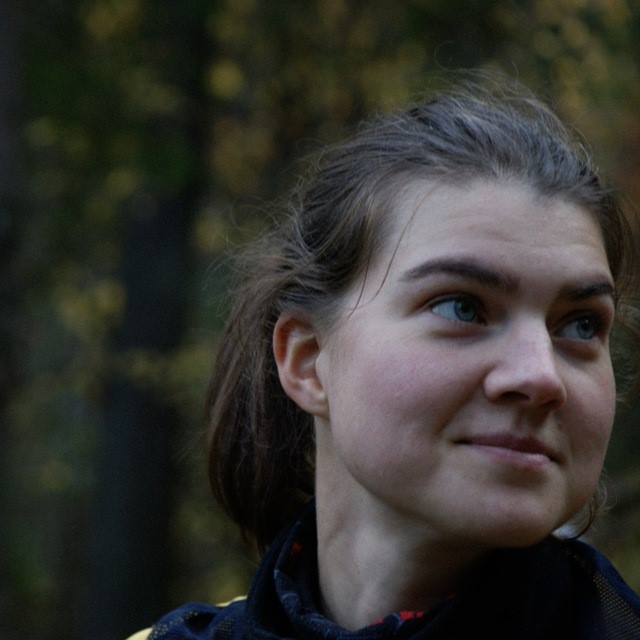
#> input picture image.jpg, 640 x 640 px
$ python 'PIL fork.py'
#> lines starting #> are read from the running program, lines starting #| are printed output that depends on the picture
from PIL import Image, ImageFilter

# Открытие изображения
image = Image.open('image.jpg')
#> image is the input picture: PIL image 640x640 RGB; mean R, G, B 52.7, 51.7, 46.8

# Изменение размера изображения
resized_image = image.resize((200, 200))

# Применение размытия
blurred_image = resized_image.filter(ImageFilter.BLUR)
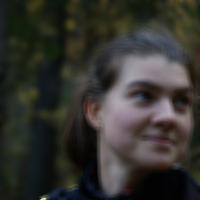
#> blurred_image: PIL image 200x200 RGB; mean R, G, B 52.7, 51.8, 46.8

# Сохранение изображения в другом формате
blurred_image.save('blurred_image.png')

# Вывод информации о изображении
print(f'Original size: {image.size}, Resized size: {resized_image.size}')
#| Original size: (640, 640), Resized size: (200, 200)
